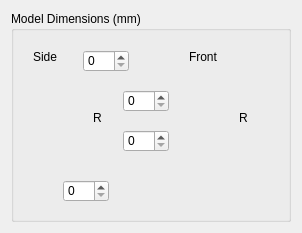
         <widget class="QWidget" name="tab_5">
          <attribute name="title">
           <string>Clip</string>
          </attribute>
          <layout class="QVBoxLayout" name="verticalLayout_13">
           <item>
            <widget class="QGroupBox" name="groupBox_8">
             <property name="title">
              <string>Model Dimensions (mm)</string>
             </property>
             <layout class="QHBoxLayout" name="horizontalLayout_16">
              <item>
               <widget class="QWidget" name="widget_4" native="true">
                <property name="sizePolicy">
                 <sizepolicy hsizetype="Preferred" vsizetype="Preferred">
                  <horstretch>0</horstretch>
                  <verstretch>0</verstretch>
                 </sizepolicy>
                </property>
                <property name="minimumSize">
                 <size>
                  <width>150</width>
                  <height>170</height>
                 </size>
                </property>
                <widget class="QLabel" name="label_44">
                 <property name="geometry">
                  <rect>
                   <x>30</x>
                   <y>30</y>
                   <width>71</width>
                   <height>111</height>
                  </rect>
                 </property>
                 <property name="text">
                  <string/>
                 </property>
                 <property name="pixmap">
                  <pixmap resource="ftnoir_tracker_pt.qrc">:/Resources/clip_side.png</pixmap>
                 </property>
                </widget>
                <widget class="QSpinBox" name="clip_theight_spin">
                 <property name="geometry">
                  <rect>
                   <x>100</x>
                   <y>50</y>
                   <width>46</width>
                   <height>22</height>
                  </rect>
                 </property>
                 <property name="maximum">
                  <number>999</number>
                 </property>
                </widget>
                <widget class="QSpinBox" name="clip_tlength_spin">
                 <property name="geometry">
                  <rect>
                   <x>60</x>
                   <y>10</y>
                   <width>46</width>
                   <height>22</height>
                  </rect>
                 </property>
                 <property name="maximum">
                  <number>999</number>
                 </property>
                </widget>
                <widget class="QSpinBox" name="clip_bheight_spin">
                 <property name="geometry">
                  <rect>
                   <x>100</x>
                   <y>90</y>
                   <width>46</width>
                   <height>22</height>
                  </rect>
                 </property>
                 <property name="maximum">
                  <number>999</number>
                 </property>
                </widget>
                <widget class="QLabel" name="label_50">
                 <property name="geometry">
                  <rect>
                   <x>10</x>
                   <y>10</y>
                   <width>46</width>
                   <height>13</height>
                  </rect>
                 </property>
                 <property name="text">
                  <string>Side</string>
                 </property>
                </widget>
                <widget class="QSpinBox" name="clip_blength_spin">
                 <property name="geometry">
                  <rect>
                   <x>40</x>
                   <y>140</y>
                   <width>46</width>
                   <height>22</height>
                  </rect>
                 </property>
                 <property name="maximum">
                  <number>999</number>
                 </property>
                </widget>
                <widget class="QLabel" name="label_52">
                 <property name="geometry">
                  <rect>
                   <x>70</x>
                   <y>70</y>
                   <width>16</width>
                   <height>16</height>
                  </rect>
                 </property>
                 <property name="text">
                  <string>R</string>
                 </property>
                </widget>
               </widget>
              </item>
              <item>
               <widget class="QWidget" name="widget_3" native="true">
                <property name="sizePolicy">
                 <sizepolicy hsizetype="Preferred" vsizetype="Preferred">
                  <horstretch>0</horstretch>
                  <verstretch>0</verstretch>
                 </sizepolicy>
                </property>
                <property name="minimumSize">
                 <size>
                  <width>100</width>
                  <height>140</height>
                 </size>
                </property>
                <widget class="QLabel" name="label_51">
                 <property name="geometry">
                  <rect>
                   <x>10</x>
                   <y>10</y>
                   <width>46</width>
                   <height>13</height>
                  </rect>
                 </property>
                 <property name="text">
                  <string>Front</string>
                 </property>
                </widget>
                <widget class="QLabel" name="label_45">
                 <property name="geometry">
                  <rect>
                   <x>40</x>
                   <y>30</y>
                   <width>21</width>
                   <height>111</height>
                  </rect>
                 </property>
                 <property name="text">
                  <string/>
                 </property>
                 <property name="pixmap">
                  <pixmap resource="ftnoir_tracker_pt.qrc">:/Resources/clip_front.png</pixmap>
                 </property>
                </widget>
                <widget class="QLabel" name="label_53">
                 <property name="geometry">
                  <rect>
                   <x>60</x>
                   <y>70</y>
                   <width>16</width>
                   <height>16</height>
                  </rect>
                 </property>
                 <property name="text">
                  <string>R</string>
                 </property>
                </widget>
               </widget>
              </item>
             </layout>
            </widget>
           </item>
          </layout>
         </widget>
